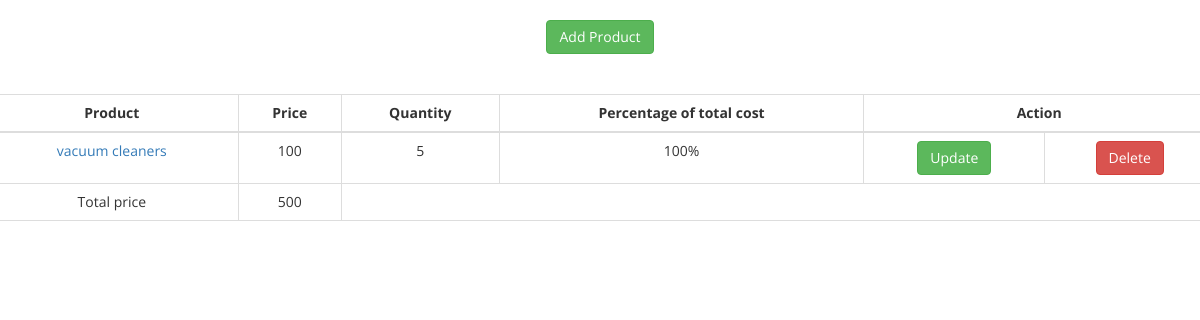
The app's page /, older data.
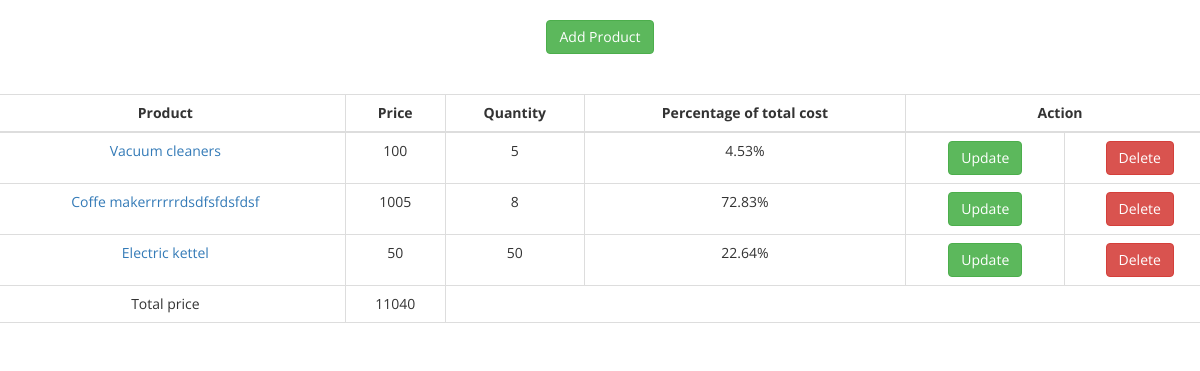
The same page, newer data.
### tables this page shows
CREATE TABLE IF NOT EXISTS `product` (
  `id` int(11) NOT NULL,
  `title` varchar(50) NOT NULL,
  `price` decimal(10,0) NOT NULL,
  `quantity` int(11) NOT NULL,
  `note` varchar(100) NOT NULL,
  `id_category` int(11) NOT NULL
);

### src/View.php (called while the page is built)
<?php
class View
{
    private $params;
    public function __construct(array $params = array()){
        $this->params = $params;
    }
    public function render($file){
        extract($this->params);
        require('Views/'.$file.'.php');
    }
}

### src/Controllers/ProductController.php (called while the page is built, shortened)
<?php
class ProductController{
    public function index(){
        $product = new ProductModel;
        $products = $product->get_all();
        $total_sum = $product->get_total_sum();
         $view = new View(['result'=>$products,'total_sum'=>$total_sum[0]['total_sum']]);
         $view->render('Product_list');
    }
}

### src/App.php (called while the page is built, shortened)
<?php
class App
{
    public function __construct()
    {
        $route = Route::getInstance();
        $result = $route->get_controller_and_action();
        $controller = new $class_name();
        $controller->{$result['action']}();
    }
}

### index.php (called while the page is built, shortened)
<?php
require ('autoloader.php');
new App;

### src/Database.php (called while the page is built, shortened)
<?php
class Database {
	private $_connection;
	private static $_instance;
	private $_host = "sunrice";
    private $_username = "root";
	private $_password = "";
	private $_database = "sunrice";
	public static function getInstance(){
		if(!self::$_instance){
			self::$_instance = new self();
		}
		return self::$_instance;
	}
	private function __construct() {
		$this->_connection = new \mysqli($this->_host, $this->_username, $this->_password, $this->_database);
	}
	public function query_all($query){
      	$result = $this->_connection->query($query);
        $res=[];
        foreach($result as $val){
            $res[] = $val;
        }
        return $res;
    }
}

### src/Models/ProductModel.php (called while the page is built, shortened)
<?php
class ProductModel{
    private $connection;
    public function __construct(){
        $this->connection = \Database::getInstance();
    }
    public function get_all(){
        return $this->connection->query_all("SELECT id, title, quantity, price, quantity * price as total_price FROM `product`");
    }
    public function get_total_sum(){
        return $this->connection->query_all("SELECT SUM(quantity * price) as total_sum FROM `product`");
    }
}

### autoloader.php (called while the page is built, shortened)
<?php
spl_autoload_register(function ($class) {
    $prefix = '';
    $base_dir = __DIR__ . '/src/';
    $len = strlen($prefix);
    $relative_class = substr($class, $len);
    $file = $base_dir . str_replace('\\', '/', $relative_class) . '.php';
});

### src/Views/Product_list.php (the view, shortened to what this page needs)
<?php
include('headers.php');
?>
<div class="container">
    <div class="row">
        <div class=" add col-xs-4 col-xs-offset-4 text-center">
            <a href='/product/add_view'<div class="btn btn-success "> Add Product</div></a>
        </div>
    </div>
    <div class="row">
        <table class="table table-bordered">
            <thead>
            <tr>
                <th class='text-center'>Product</th>
                <th class="text-center">Price</th>
                <th class="text-center">Quantity</th>
                <th class='text-center'>Percentage of total cost</th>
                <th class='text-center' colspan="2">Action</th>
            </tr>
            </thead>
            <tbody>
            <?php
            if($result) {
                foreach ($result as $product) {
                    ?>
                    <tr>
                        <td class='text-center' scope="row"><a href="/product/details/<?php echo $product['id']?>"><?php echo $product['title'] ?></a></td>
                        <td class='text-center'>
                            <?php echo $product['price'] ?>
                        </td>
                        <td class='text-center'>
                            <?php echo $product['quantity'] ?>
                        </td>
                        <td class='text-center'>
                            <?php echo $product['percents'].'%'?>
                        </td>
                        <td class='text-center'>
                            <a href=<?php echo '/product/update_view/'.$product['id']   ?>><div class="btn btn-success">Update</div></a>
                        </td>
                        <td class='text-center'>
                            <a href=<?php echo"/product/delete/".$product['id'] ?>><div class="btn btn-danger">Delete</div></a>
                        </td>
                    </tr>
                    <?php
                }
            }
            ?>
            <tr>
                <td class='text-center'>Total price</td>
                <td class='text-center'><?php echo $total_sum ?></td>
            </tr>
            </tbody>
        </table>
    </div>
<?php
include('footer.php');
?>

Row changes from the older to the newer data that the page shows:
changed product: title "vacuum cleaners" → "Vacuum cleaners"; price "100" → "4.53"
added product: title "Coffe makerrrrrrdsdfsfdsfdsf", price "1005", quantity "8", percents "72.83"
added product: title "Electric kettel", price "50", quantity "50", percents "22.64"
Text that changed along with them:
$total_sum: "500" → "11040"
